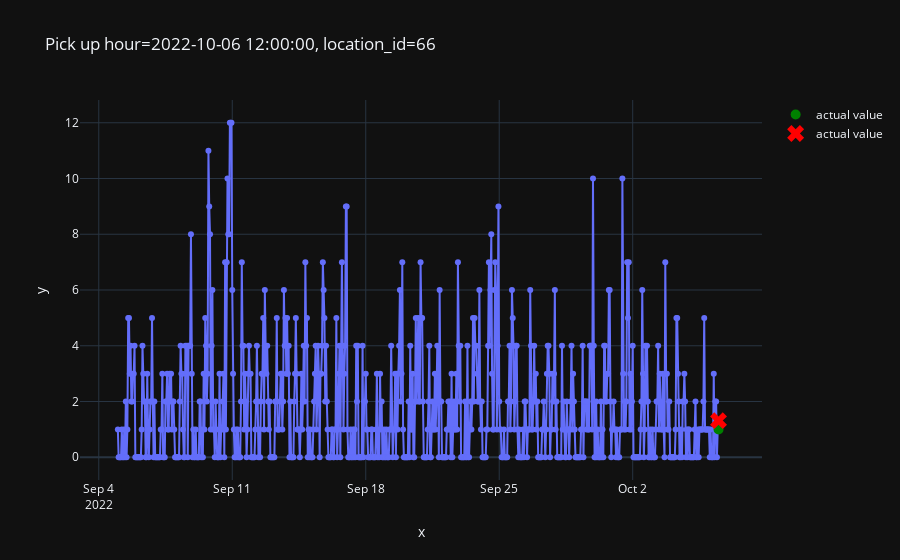

Notebook code for this chart:
### Code cell
plot_one_sample(
    features=X_test,
    targets=y_test,
    example_id=3979,
    predictions=pd.Series(predictions)
)

### Figure 1 — Plotly figure (JSON) as saved in the notebook; plotly's stock layout.template omitted (floating-point values rounded to 4 significant figures; data arrays with more than 128 entries replaced by an {"elided": "..."} marker saying what was removed)
{"data": [{"hovertemplate": "x=%{x}<br>y=%{y}<extra></extra>", "legendgroup": "", "line": {"color": "#636efa", "dash": "solid"}, "marker": {"symbol": "circle"}, "mode": "lines+markers", "name": "", "orientation": "v", "showlegend": false, "type": "scatter", "x": {"elided": "757 str values"}, "xaxis": "x", "y": {"elided": "757 float values"}, "yaxis": "y"}, {"line": {"color": "green"}, "marker": {"size": 10}, "mode": "markers", "name": "actual value", "type": "scatter", "x": ["2022-10-06T12:00:00.000000000"], "y": [1]}, {"line": {"color": "red"}, "marker": {"size": 15, "symbol": "x"}, "mode": "markers", "name": "actual value", "type": "scatter", "x": ["2022-10-06T12:00:00.000000000"], "y": [1.314]}], "layout": {"legend": {"tracegroupgap": 0}, "title": {"text": "Pick up hour=2022-10-06 12:00:00, location_id=66"}, "xaxis": {"anchor": "y", "domain": [0, 1], "title": {"text": "x"}}, "yaxis": {"anchor": "x", "domain": [0, 1], "title": {"text": "y"}}}}
